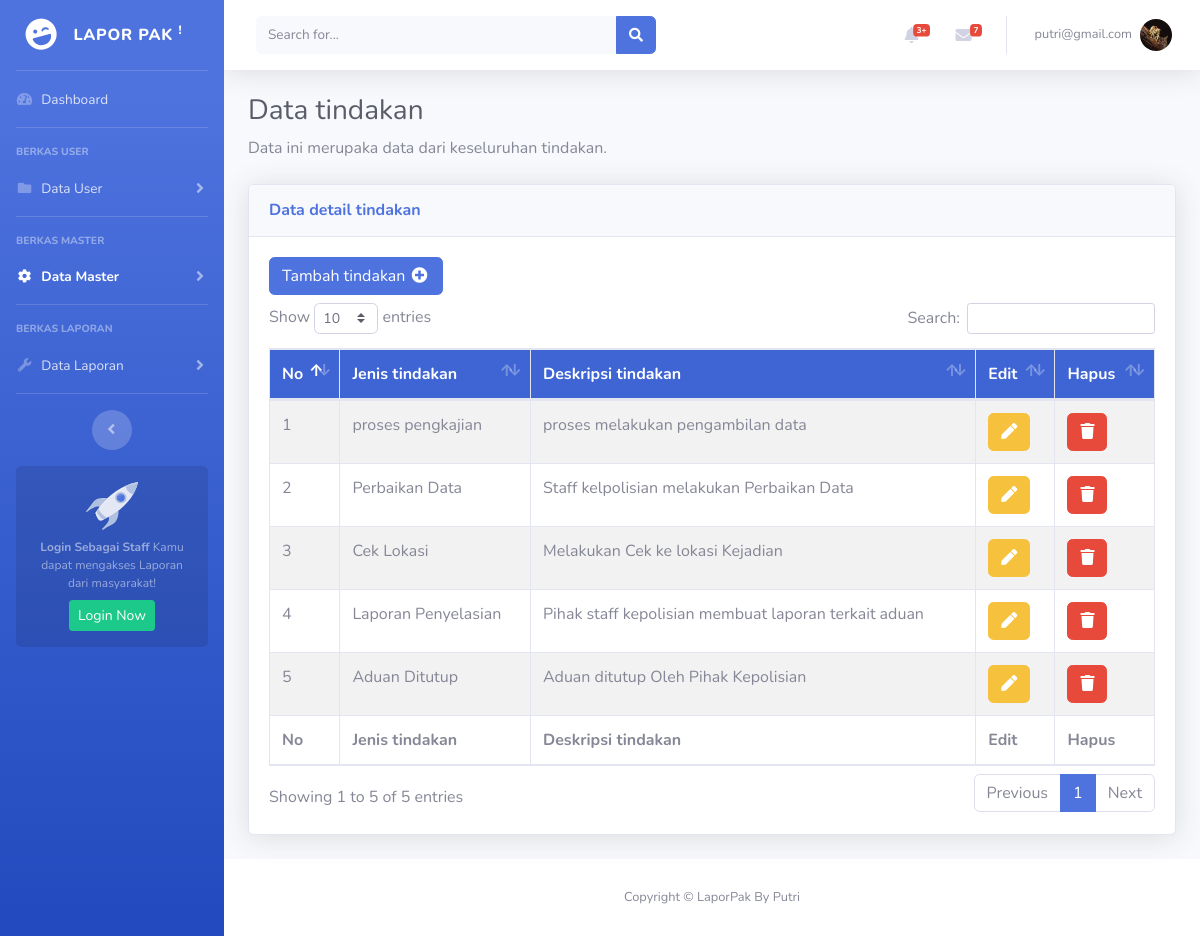
The page /superadmin/tbl_tindakan.php (signed in) on the database as committed earlier.
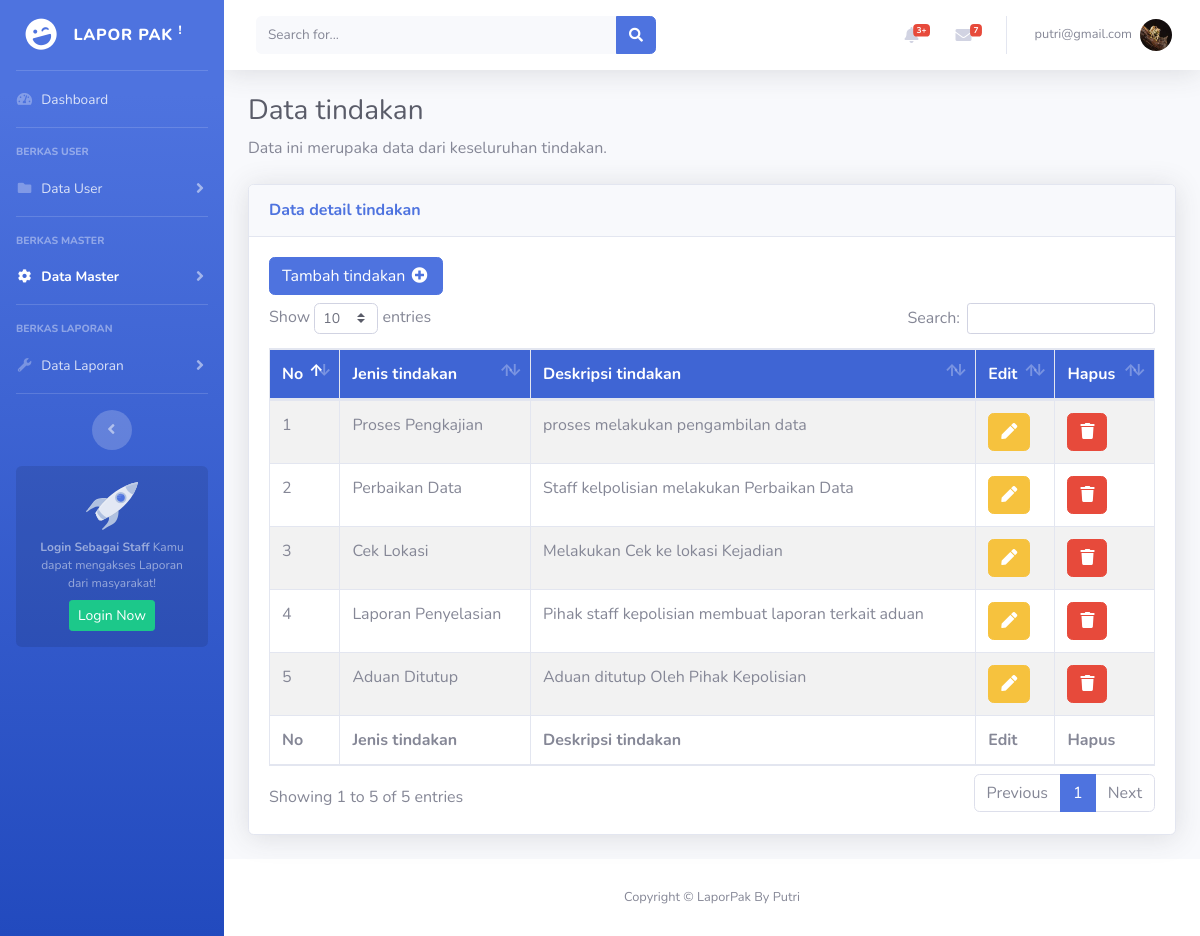
The same page on the database as committed later.
### tables this page shows
CREATE TABLE `tindakan` (
  `id_tindakan` int(11) NOT NULL,
  `nama_tindakan` varchar(100) NOT NULL,
  `deskripsi_tindakan` text NOT NULL
);

### superadmin/tbl_tindakan.php (the view, shortened to what this page needs)
<?php
include 'header.php';
?>
<div class="container-fluid">
    <h1 class="h3 mb-2 text-gray-800">Data tindakan</h1>
    <p class="mb-4">Data ini merupaka data dari keseluruhan tindakan.</p>
    <div class="card shadow mb-4">
        <div class="card-header py-3">
            <h6 class="m-0 font-weight-bold text-primary">Data detail tindakan</h6>
        </div>
        <div class="card-body">
            <div class="table-responsive table-striped">
                <div class="mb-2">
                    <a href="form-add-tindakan.php" class="btn btn-primary">Tambah tindakan <i class="fas fa-fw fa-plus-circle"></i> </a>
                </div>
                <table class="table table-bordered " id="dataTable" width="100%" cellspacing="0">
                    <thead style="background-color: #3f65d4; color: #FFFFFF;">
                        <tr>
                            <th>No</th>
                            <th>Jenis tindakan</th>
                            <th>Deskripsi tindakan</th>
                            <th>Edit</th>
                            <th>Hapus</th>
                        </tr>
                    </thead>
                    <tfoot>
                        <tr>
                            <th>No</th>
                            <th>Jenis tindakan</th>
                            <th>Deskripsi tindakan</th>
                            <th>Edit</th>
                            <th>Hapus</th>
                        </tr>
                    </tfoot>
                    <tbody>
                        <?php
                        include "../koneksi.php";
                        $sql = "SELECT * FROM tindakan;";
                        $query = mysqli_query($konek, $sql) or die("SQL Anda Salah");
                        $nomor = 0;
                        while ($data = mysqli_fetch_array($query)) {
                            $nomor++;
                        ?>
                            <tr>
                                <td><?= $nomor ?></td>
                                <td><?= $data['nama_tindakan'] ?></td>
                                <td><?= $data['deskripsi_tindakan'] ?></td>
                                <td><a href='form-update-tindakan.php?tindakanku=<?php echo $data['id_tindakan']; ?>' class='btn btn-warning '><i class="fas fa-pen"></i></a>
                                </td>
                                <td><a href='delete/tindakan.php?tindakanku=<?php echo $data['id_tindakan']; ?>' class='btn btn-danger '><i class="fas fa-trash"></i></a>
                                </td>
                            </tr>
                        <?php } ?>
                    </tbody>
                </table>
            </div>
        </div>
    </div>
</div>
</div>
<?php
include 'footer.php';
?>

Rows that differ between the two databases and show on the page:
changed tindakan "proses melakukan pengambilan data": nama_tindakan "proses pengkajian" → "Proses Pengkajian"
